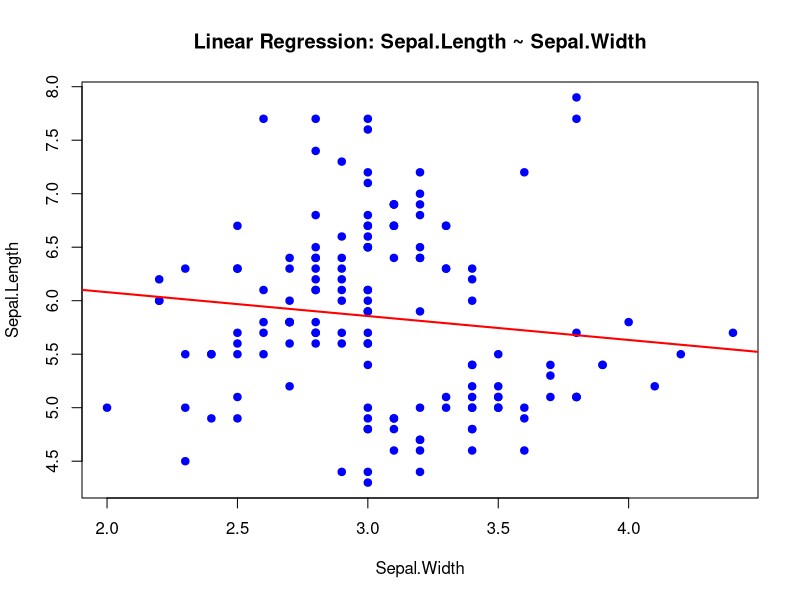

Write R code to recreate this figure.
## ---- chunk 1

# Fit a linear regression model
lm_model <- lm(Sepal.Length ~ Sepal.Width, data = iris)

# Model summary
summary(lm_model)

# Predictions for new horsepower values
new_data <- data.frame(Sepal.Width = c(1, 3, 5))
predictions <- predict(lm_model, new_data, interval = "confidence")
predictions

# Plot data with regression line
plot(iris$Sepal.Width, iris$Sepal.Length, 
     pch = 19, col = "blue", 
     xlab = "Sepal.Width", ylab = "Sepal.Length",
     main = "Linear Regression: Sepal.Length ~ Sepal.Width")
abline(lm_model, col = "red", lwd = 2)



